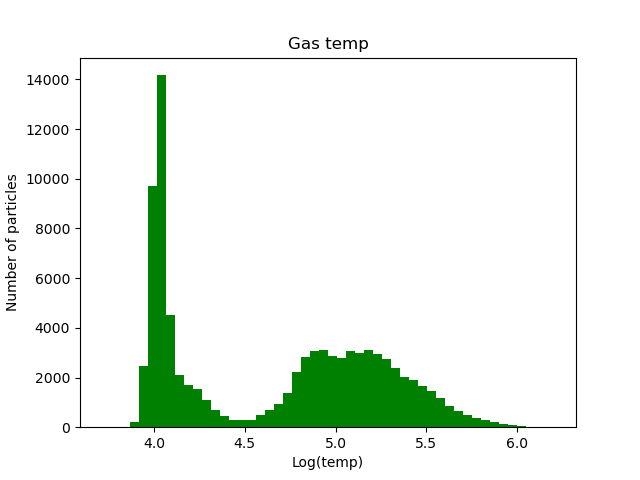

Here is the Python script that generated this plot:
#galaxy 239 gas histogram
import pynbody
import numpy as np
from matplotlib import colors
import matplotlib.pyplot as plt

#loading snapshot
s=pynbody.load('/mnt/data0/jillian/gguaman/r239/cosmo25p.768sg1bwK1BHe75.007779')

#setting to physical units
s.physical_units()

#centering halo
pynbody.analysis.angmom.faceon(s)

plt.hist(np.log10(s.g['temp']),color='green',bins='fd')

#customizing hist
plt.xlabel("Log(temp)")
plt.ylabel("Number of particles")
plt.title('Gas temp')

#plt.show()
plt.savefig("galaxy239_gashist.png")
